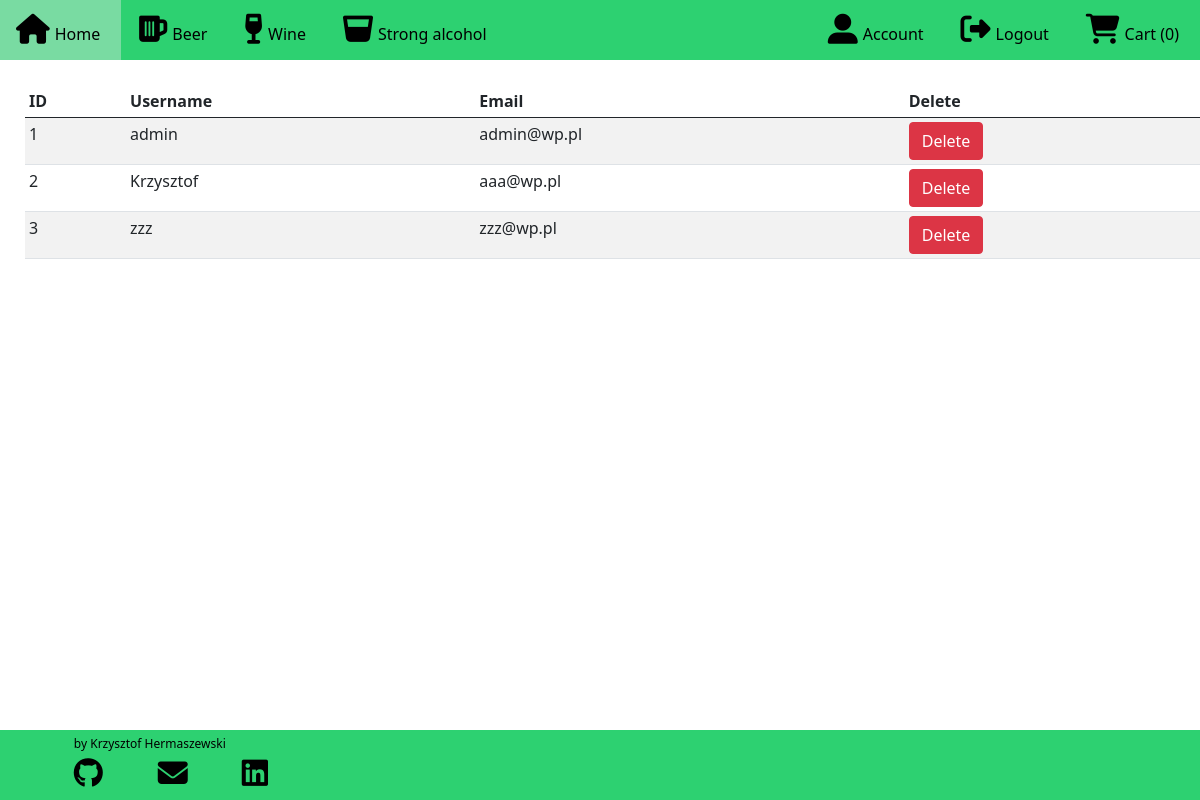
The page /admin/users/ (signed in) on the database as committed earlier.
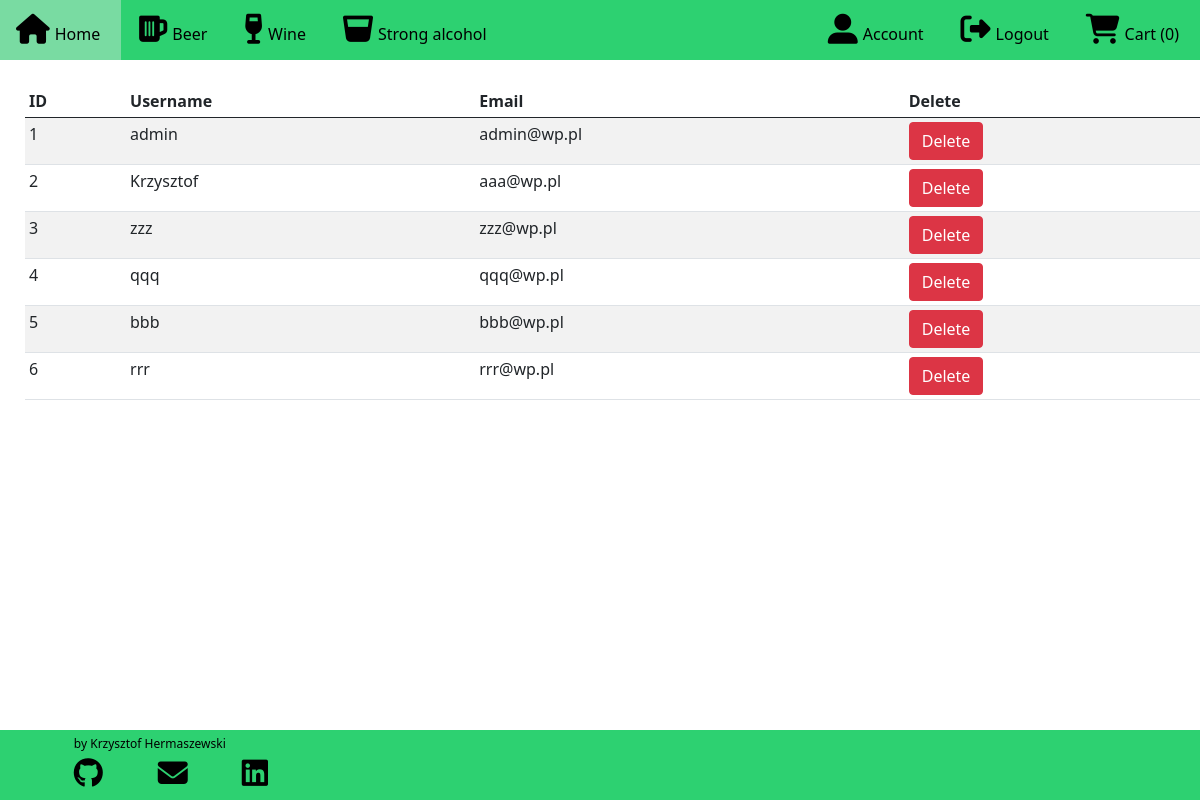
The same page on the database as committed later.
### alco_taxi/models.py (models this page shows, shortened)
class User(db.Model, UserMixin):
    id = db.Column(db.Integer, primary_key=True)
    username = db.Column(db.String(20), unique=True, nullable=False)
    email = db.Column(db.String(100), unique=True, nullable=False)
    password = db.Column(db.String(60), nullable=False)

### alco_taxi/routes.py (the view)
@app.route('/admin/users/', methods=['GET', 'POST'])
def admin_users():
    if current_user.is_authenticated and current_user.username == 'admin':
        users = User.query.all()
        return render_template("admin_users.html", users=users)
    else:
        flash(f"You don't have access to this section",'danger')
        return render_template("home.html")

### alco_taxi/models.py (called while the page is built)
@login_manager.user_loader
def load_user(user_id):
    return User.query.get(int(user_id))

### alco_taxi/routes.py (called while the page is built)
@app.context_processor
def context_processor():
    products = Product.query.all()
    return dict(products=products)

### alco_taxi/templates/admin_users.html (shortened to what this page needs)
{% extends "base.html" %}
{% block content %}
<div class="conteiner">
    <table class="table table-striped table-sm">
    <thead>
        <th>ID</th>
        <th>Username</th>
        <th>Email</th>
        <th>Delete</th>
    </thead>
    <tbody>
        {% for user in users %}
        <tr>
            <td>{{ loop.index }}</td>
            <td>{{ user.username }}</td>
            <td>{{ user.email }}</td>
            <td><a href="{{url_for('admin_delete_users', id=user.id)}}" class="btn btn-danger">Delete</a></td>
         </tr>
         {% endfor %}
{% endblock content %}

Rows that differ between the two databases and show on the page:
added User: username "qqq", email "qqq@wp.pl"
added User: username "bbb", email "bbb@wp.pl"
added User: username "rrr", email "rrr@wp.pl"
